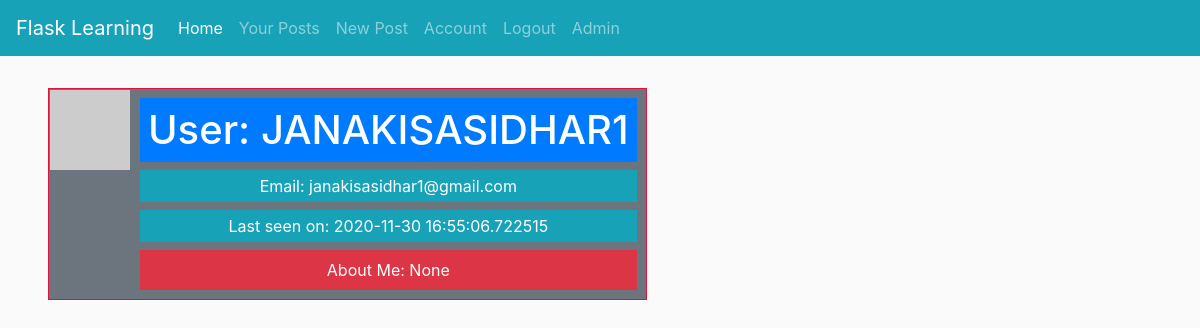
/profile/janakisasidhar1 (signed in), run on the app's committed database.
### flask_blogg/models.py (models this page shows, shortened)
class User(db.Model, UserMixin):
    id = db.Column(db.Integer, primary_key=True)
    username = db.Column(db.String(20), nullable=False, unique=True)
    email = db.Column(db.String(120), nullable=False, unique=True)
    password = db.Column(db.String(60), nullable=False)
    last_seen = db.Column(db.DateTime, default=datetime.utcnow)
    about_me = db.Column(db.String(200), nullable=True)
    posts = db.relationship('Post', backref='author',  lazy=True)
    def avatar(self, size):
        digest = md5(self.email.lower().encode('utf-8')).hexdigest()
        return f'https://www.gravatar.com/avatar/{digest}?d=identicon&s={size}'

### flask_blogg/users/routes.py (the view)
@users.route('/profile/<username>')
def profile(username):
    user = User.query.filter_by(username=username).first()
    return render_template('profile.html', title='Profile', user=user)

### flask_blogg/models.py (called while the page is built)
@login_manager.user_loader
def load_user(user_id):
    return User.query.get(int(user_id))

### flask_blogg/users/routes.py (called while the page is built)
@users.before_request
def before_request():
    if current_user.is_authenticated:
        current_user.last_seen = datetime.utcnow()
        db.session.commit()

### flask_blogg/templates/profile.html
{% extends 'common.html' %}
{% block body %}
<div class="containers">
<table class="bg-secondary p-3 tablestyle">
        <tr valign="top">
            <td><img class="img-fluid" src="{{ user.avatar(500) }}"></td>
            <td>
                <h1 class="text-center bg-primary p-2 m-2 text-white" >User: {{ user.username|upper }}</h1>
                <p class="text-center bg-info p-1 m-2 text-white"> Email: {{user.email}}</p>
                 {% if user.last_seen %}<p class="text-center bg-info p-1 m-2 text-white">Last seen on: {{ user.last_seen }}</p>{% endif %}
                <p class="text-center p-2 m-2 bg-danger text-white"> About Me: {{user.about_me}}
                </p>
            </td>
        </tr>
</table>
</div>
{% endblock body %}

### flask_blogg/static/css/style.css (style rules this page uses)
.containers { max-width : 100%; width: 1000px; }
.tablestyle { margin-top : 2rem; margin-left : 3rem; border: 1px solid crimson; }
body { background: #fafafa; color: #333333; }

### data on the page
User: username "JANAKISASIDHAR1", email "janakisasidhar1@gmail.com", last_seen "2020-11-30 16:55:06.722515", about_me "None"
